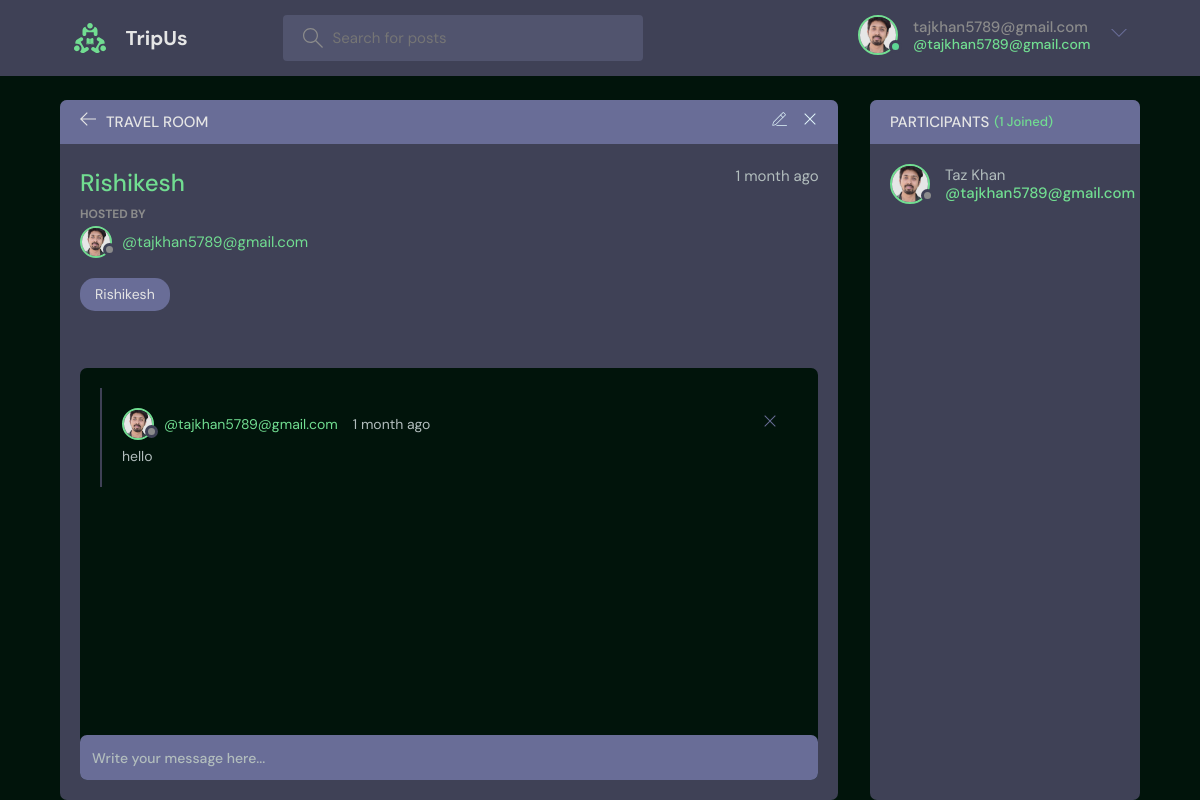
Page /room/26/ (signed in) on the committed database.
### base/models.py (models this page shows, shortened)
class User(AbstractUser):
    name = models.CharField(max_length=200, null=True)
    email = models.EmailField(unique=True, null=True)
    bio = models.TextField(null=True)
    avatar = models.ImageField(null=True, default="avatar.svg")
    USERNAME_FIELD = 'username'
    REQUIRED_FIELDS = []

class Room(models.Model):
    host = models.ForeignKey(User, on_delete=models.SET_NULL, null=True)
    topic = models.ForeignKey(Topic, on_delete=models.SET_NULL, null=True)
    name = models.CharField(max_length=200)
    description = models.TextField(null=True, blank=True)
    participants = models.ManyToManyField(
        User, related_name='participants', blank=True)
    updated = models.DateTimeField(auto_now=True)
    created = models.DateTimeField(auto_now_add=True)
    class Meta:
        ordering = ['-updated', '-created']

class Topic(models.Model):
    name = models.CharField(max_length=200)
    def __str__(self):
        return self.name

class Message(models.Model):
    user = models.ForeignKey(User, on_delete=models.CASCADE)
    room = models.ForeignKey(Room, on_delete=models.CASCADE)
    body = models.TextField()
    updated = models.DateTimeField(auto_now=True)
    created = models.DateTimeField(auto_now_add=True)
    class Meta:
        ordering = ['-updated', '-created']

### base/views.py (the view, shortened to what this page needs)
# urls.py: path('room/<str:pk>/', views.room, name="room"),
def room(request, pk):
    room = Room.objects.get(id=pk)
    room_messages = room.message_set.all()
    participants = room.participants.all()
    context = {'room': room, 'room_messages': room_messages,
               'participants': participants}
    return render(request, 'base/room.html', context)

### base/templates/base/room.html (shortened to what this page needs)
{% extends 'main.html' %}
{% block content %}
<main class="profile-page layout layout--2">
  <div class="container">
    <div class="room">
      <div class="room__top">
        <div class="room__topLeft">
          <a href="{% url 'home' %}">
            <svg version="1.1" xmlns="http://www.w3.org/2000/svg" width="32" height="32" viewBox="0 0 32 32">
              <title>arrow-left</title>
              <path
                d="M13.723 2.286l-13.723 13.714 13.719 13.714 1.616-1.611-10.96-10.96h27.625v-2.286h-27.625l10.965-10.965-1.616-1.607z">
              </path>
            </svg>
          </a>
          <h3>Travel Room</h3>
        </div>
        {% if room.host == request.user %}
        <div class="room__topRight">
          <a href="{% url 'update-room' room.id %}">
          </a>
          <a href="{% url 'delete-room' room.id %}">
            <svg version="1.1" xmlns="http://www.w3.org/2000/svg" width="32" height="32" viewBox="0 0 32 32">
              <title>remove</title>
              <path
                d="M27.314 6.019l-1.333-1.333-9.98 9.981-9.981-9.981-1.333 1.333 9.981 9.981-9.981 9.98 1.333 1.333 9.981-9.98 9.98 9.98 1.333-1.333-9.98-9.98 9.98-9.981z">
              </path>
            </svg>
          </a>
        </div>
        {% endif %}
      </div>
      <div class="room__box scroll">
        <div class="room__header scroll">
          <div class="room__info">
            <h3>{{room.name}}</h3>
            <span>{{room.created|timesince}} ago</span>
          </div>
          <div class="room__hosted">
            <p>Hosted By</p>
            <a href="{% url 'user-profile' room.host.id %}" class="room__author">
              <div class="avatar avatar--small">
                <img src="{{room.host.avatar.url}}" />
              </div>
              <span>@{{room.host.username}}</span>
            </a>
          </div>
          <span class="room__topics">{{room.topic}}</span>
        </div>
        <div class="room__conversation">
          <div class="threads scroll">
            {% for message in room_messages %}
            <div class="thread">
              <div class="thread__top">
                <div class="thread__author">
                  <a href="{% url 'user-profile' message.user.id %}" class="thread__authorInfo">
                    <div class="avatar avatar--small">
                      <img src="{{message.user.avatar.url}}" />
                    </div>
                    <span>@{{message.user.username}}</span>
                  </a>
                  <span class="thread__date">{{message.created|timesince}} ago</span>
                </div>
                {% if request.user == message.user %}
                <a href="{% url 'delete-message' message.id %}">
                  <div class="thread__delete">
                    <svg version="1.1" xmlns="http://www.w3.org/2000/svg" width="32" height="32" viewBox="0 0 32 32">
                      <title>remove</title>
                      <path
                        d="M27.314 6.019l-1.333-1.333-9.98 9.981-9.981-9.981-1.333 1.333 9.981 9.981-9.981 9.98 1.333 1.333 9.981-9.98 9.98 9.98 1.333-1.333-9.98-9.98 9.98-9.981z">
                      </path>
                    </svg>
                  </div>
                </a>
                {% endif %}
              </div>
              <div class="thread__details">
                {{message.body}}
              </div>
            </div>
            {% endfor %}
          </div>
        </div>
      </div>
      <div class="room__message">
        <form action="" method="POST">
          <input name="body" placeholder="Write your message here..." />
        </form>
      </div>
    </div>
    <div class="participants">
      <h3 class="participants__top">Participants <span>({{participants.count}} Joined)</span></h3>
      <div class="participants__list scroll">
        {% for user in participants %}
        <a href="{%  url 'user-profile' user.id %}" class="participant">
          <div class="avatar avatar--medium">
            <img src="{{user.avatar.url}}" />
          </div>
          <p>
            {{user.name}}
            <span>@{{user.username}}</span>
          </p>
        </a>
        {% endfor %}
      </div>
    </div>
  </div>
</main>
{% endblock content %}

### templates/navbar.html (shortened to what this page needs)
{% load static %}
<header class="header header--loggedIn">
    <div class="container">
        <a href="{% url 'home' %}" class="header__logo">
            <img src="{% static 'images/logo.svg' %}" />
            <h1>TripUs</h1>
        </a>
        <form class="header__search" method="GET" action="{% url 'home' %}">
            <label>
                <input name="q" placeholder="Search for posts" />
            </label>
        </form>
        <nav class="header__menu">
            {% if request.user.is_authenticated %}
            <div class="header__user">
                <a href="{% url 'update-user' %}">
                    <div class="avatar avatar--medium active">
                        <img src="{{request.user.avatar.url}}" />
                    </div>
                    <p>{{request.user.username}} <span>@{{request.user.username}}</span></p>
                </a>
                <button class="dropdown-button">
                    <svg version="1.1" xmlns="http://www.w3.org/2000/svg" width="32" height="32" viewBox="0 0 32 32">
                        <title>chevron-down</title>
                        <path d="M16 21l-13-13h-3l16 16 16-16h-3l-13 13z"></path>
                    </svg>
                </button>
            </div>
            {% else %}
            <a href="{% url 'login' %}">
                <img src="{% static 'images/avatar.svg' %}" />
                <p>Login</p>
            </a>
            {% endif %}
        </nav>
    </div>
</header>

### rows in the picture
User: user.avatar (picture), user.username "tajkhan5789@gmail.com", avatar (picture), name "Taz Khan", username "tajkhan5789@gmail.com"
Room: name "Rishikesh", created "1 month", host.avatar (picture), host.username "tajkhan5789@gmail.com", topic "Rishikesh"
Message: user.avatar (picture), user.username "tajkhan5789@gmail.com", created "1 month", body "hello"

### other values in the picture
{{ participants.count }} "1"
